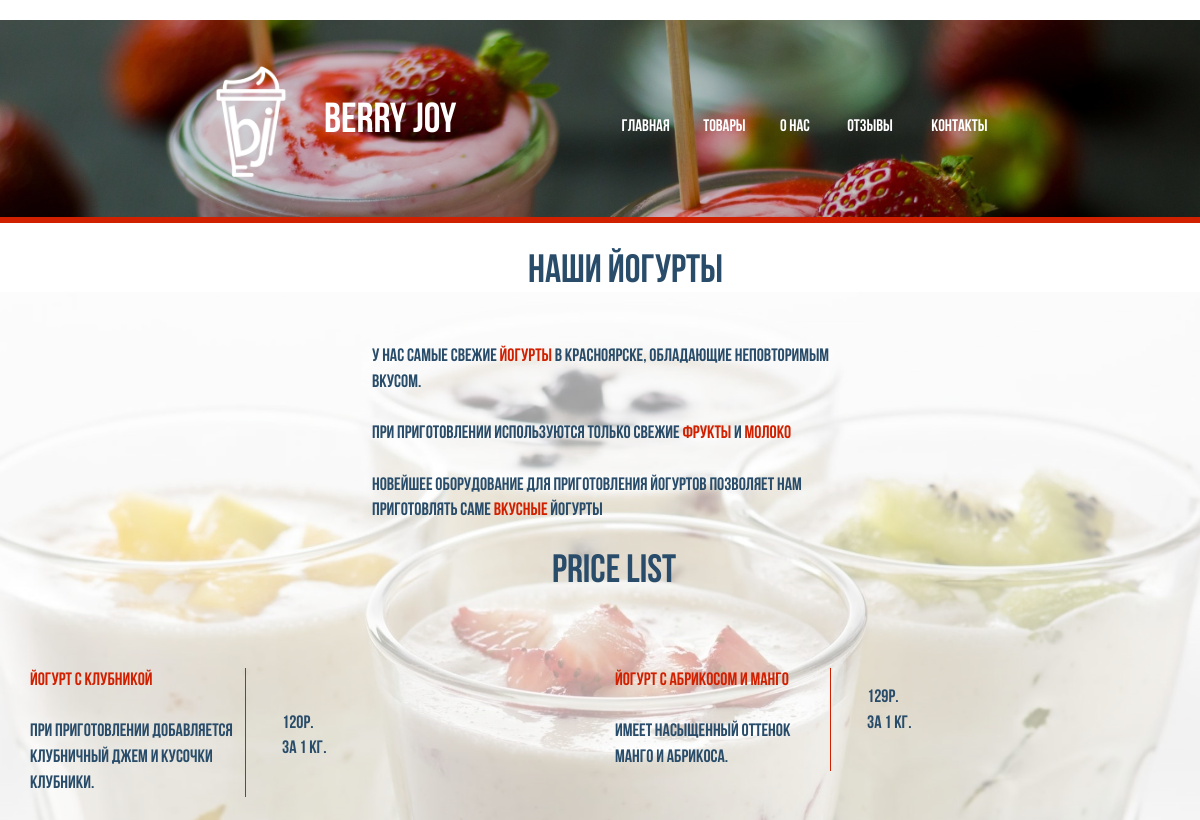
Page /main/yogurt on the committed database.
### main/models.py (models this page shows, shortened)
class Yogurt(models.Model):
    name = models.CharField(max_length = 120)
    text = models.TextField()
    price = models.IntegerField()
    mass = models.IntegerField()

### main/templates/main/Yogurt/index.html (shortened to what this page needs)
﻿<!DOCTYPE html>
<html lang="en">
<head>
    <link rel="stylesheet" type="text/css" href="/static/style_Yogurt.css">
    <link rel="stylesheet" type="text/css" href="/static/style14.css">
    <link rel="stylesheet" href="/static/animate.css">
</head>
<body>
	<div class="all wow slideInLeft" data-wow-duration="1s" data-wow-offset = "200">
		<div class="header">
			<div class="back_image">
				<img style="border-bottom: 0.5vw solid #d12000" src="/static/Content/header_back_image3.jpg" alt="" id="back_image_image">
			</div>
			<div class="logo_block">
				<a href="../Main/index.html">
					<p style="margin-top:3.5vw" class="logo_text">Berry Joy</p>
				</a>
			</div>
			<div class="logo_png">
				<img src="/static/Content/Berry_Joy_logo.png" alt="" id="logo_png_image">
			</div>
			<div id="navigation_menu">
                <nav>
                    <a href="main" id="Home">Главная</a>
                    <a href="product" id="Services">Товары</a>
                    <a href="about" id="Aboutus">О нас</a>
                    <a href="comment" id="Portfolio">Отзывы</a>
                    <a href="contact" id="Contact">Контакты</a>
                </nav>
			</div>
		</div>
		<div class="block_1">
			<p class="main_text">У нас самые свежие <span id="neader_title_mini_text_red"> йогурты </span> в красноярске, обладающие неповторимым вкусом.
				<br><br>При приготовлении используются только свежие  <span id="neader_title_mini_text_red"> фрукты</span> и <span id="neader_title_mini_text_red"> молоко</span><br><br>Новейшее оборудование для приготовления йогуртов позволяет нам приготовлять саме   <span id="neader_title_mini_text_red">вкусные </span>йогурты </p>
			<div class="about_block">
				<img src="/static/Content/yoqurtlar.jpg" style="opacity: 0.4;left:4vw;width: 120vw;z-index: 0;" alt="" id="info_logo">
				<p class="about_text">Наши йогурты</p>
			</div>
		</div>
		<div style="top: -4vw;" class="block_1">
			<div class="about_block">
				<p style="left: 58.5vw" class="about_text">price list</p>
			</div>
		</div>
        <div style="padding-top: 54vw;z-index: 10" class="container">
            <div class="row">
                {% for post in object_list %}
                <div class="col-md-6">
                    <p style="left: 0;top: 0;width: 18vw;border-right: 0.1vw solid #d12000" class="main_text">
                        <span id="neader_title_mini_text_red"> {{post.name}} </span>
                        <br><br>{{post.text}}
                    </p>
                    <p style="left: 21vw;top: -8vw;width: 18vw;" class="main_text"> {{post.price}}р. <br> за {{post.mass}} кг. </p>
                </div>
                {% endfor %}
            </div>
        </div>
	</div>
</body>
</html>

### main/static/style_Yogurt.css (style rules this page uses)
html, body { overflow-x: hidden; padding: 0px; margin: 0 auto; background-color: white; }
.all { position: relative; width: 100%; height: auto; margin: auto; overflow-y: hidden; overflow-x: hidden; }
#back_image_image { position: absolute; left: -1vw; width: 101vw; z-index: 1; }
.logo_text { font-size: 3.5vw; font-family: BebasNeueBold; color: rgb( 255, 255, 255 ); font-weight: bold; text-transform: uppercase; line-height: 0.4; text-align: left; position: absolute; left: 27vw; top: 4.3vw; width: 15vw; height: 5vw; z-index: 77; }
#logo_png_image { position: absolute; left: 15.8vw; top: 2.2vw; width: 10vw; z-index: 77; }
#navigation_menu { position: absolute; }
#Home, #Services, #Aboutus, #Portfolio, #Contact { display: block; margin: 1.3vw; font-family: BebasNeueBold; font-size: 1.4vw; color: white; text-decoration: none; z-index: 77; }
#Home { position: absolute; top: 6.6vw; left: 50.5vw; }
#Services { position: absolute; top: 6.6vw; left: 57.3vw; }
#Aboutus { position: absolute; top: 6.6vw; left: 63.7vw; width: 2.5vw; }
#Portfolio { position: absolute; top: 6.6vw; left: 69.3vw; }
#Contact { position: absolute; top: 6.6vw; left: 76.3vw; }
#neader_title_mini_text_red { color: #d12000; }
.block_1 { position: absolute; left: -15vw; top: -29vw; }
.main_text { position: relative; font-size: 1.5vw; font-family: BebasNeueBold; color: #284c69; top: 56vw; left: 46vw; background-color: transparent; width: 40vw; z-index: 10; }
.about_block { position: absolute; top: -40px; left: 30px; }
#info_logo { position: absolute; top: 55vw; left: 19.2vw; width: 35.5vw; z-index: 1; }
.about_text { position: absolute; top: 51vw; left: 56.5vw; width: 20vw; z-index: 1; font-size: 3.3vw; font-family: BebasNeueBold; color: #284c69; }

### main/templates/main/Yogurt/index.html (style rules this page uses)
.all { position: relative; width: 100%; height: 100%; margin: auto; overflow-y: hidden; overflow-x: hidden; }
html,body { overflow-x: hidden; padding: 0px; margin: 0 auto; background-color: white; }

### rows in the picture
Yogurt: name "Йогурт c клубникой", text "При приготовлении добавляется клубничный джем и кусочки клубники.", price "120", mass "1"
Yogurt: name "Йогурт c абрикосом и манго", text "Имеет насыщенный оттенок манго и абрикоса.", price "129", mass "1"
